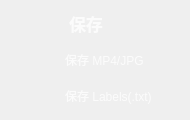
                  <widget class="QFrame" name="Save_QF">
                   <property name="minimumSize">
                    <size>
                     <width>190</width>
                     <height>120</height>
                    </size>
                   </property>
                   <property name="maximumSize">
                    <size>
                     <width>190</width>
                     <height>120</height>
                    </size>
                   </property>
                   <property name="styleSheet">
                    <string notr="true">QFrame#Save_QF{
border:2px solid rgba(255, 255, 255, 70);
border-radius:15px;
}</string>
                   </property>
                   <layout class="QVBoxLayout" name="verticalLayout_20">
                    <property name="leftMargin">
                     <number>9</number>
                    </property>
                    <property name="topMargin">
                     <number>9</number>
                    </property>
                    <property name="rightMargin">
                     <number>9</number>
                    </property>
                    <property name="bottomMargin">
                     <number>9</number>
                    </property>
                    <item>
                     <widget class="QPushButton" name="ToggleBotton_5">
                      <property name="sizePolicy">
                       <sizepolicy hsizetype="Expanding" vsizetype="Fixed">
                        <horstretch>0</horstretch>
                        <verstretch>0</verstretch>
                       </sizepolicy>
                      </property>
                      <property name="minimumSize">
                       <size>
                        <width>0</width>
                        <height>30</height>
                       </size>
                      </property>
                      <property name="maximumSize">
                       <size>
                        <width>16777215</width>
                        <height>30</height>
                       </size>
                      </property>
                      <property name="font">
                       <font>
                        <family>Nirmala UI</family>
                        <pointsize>13</pointsize>
                        <italic>false</italic>
                        <bold>true</bold>
                       </font>
                      </property>
                      <property name="cursor">
                       <cursorShape>ArrowCursor</cursorShape>
                      </property>
                      <property name="mouseTracking">
                       <bool>true</bool>
                      </property>
                      <property name="focusPolicy">
                       <enum>Qt::FocusPolicy::StrongFocus</enum>
                      </property>
                      <property name="contextMenuPolicy">
                       <enum>Qt::ContextMenuPolicy::DefaultContextMenu</enum>
                      </property>
                      <property name="layoutDirection">
                       <enum>Qt::LayoutDirection::LeftToRight</enum>
                      </property>
                      <property name="autoFillBackground">
                       <bool>false</bool>
                      </property>
                      <property name="styleSheet">
                       <string notr="true">QPushButton{
background-image: url(:/all/img/save.png);
background-repeat: no-repeat;
background-position: left center;
border: none;
border-left: 20px solid transparent;

text-align: left;
padding-left: 40px;
padding-bottom: 2px;
color: rgba(255, 255, 255, 199);
font: 700 13pt &quot;Nirmala UI&quot;;
}</string>
                      </property>
                      <property name="text">
                       <string>保存</string>
                      </property>
                      <property name="icon">
                       <iconset theme="zoom-out"/>
                      </property>
                      <property name="autoDefault">
                       <bool>false</bool>
                      </property>
                      <property name="default">
                       <bool>false</bool>
                      </property>
                      <property name="flat">
                       <bool>false</bool>
                      </property>
                     </widget>
                    </item>
                    <item>
                     <widget class="QCheckBox" name="save_res_button">
                      <property name="cursor">
                       <cursorShape>PointingHandCursor</cursorShape>
                      </property>
                      <property name="styleSheet">
                       <string notr="true">QCheckBox {
color: rgba(255, 255, 255, 199);
font: 590 10pt &quot;Nirmala UI&quot;;
        }

        QCheckBox::indicator {
            padding-top: 1px;
padding-left: 10px;
            width: 40px;
            height: 30px;
            border: none;
        }

        QCheckBox::indicator:unchecked {
            image: url(:/all/img/check_no.png);
        }

        QCheckBox::indicator:checked {
            image: url(:/all/img/check_yes.png);
        }</string>
                      </property>
                      <property name="text">
                       <string>保存 MP4/JPG</string>
                      </property>
                     </widget>
                    </item>
                    <item>
                     <widget class="QCheckBox" name="save_txt_button">
                      <property name="cursor">
                       <cursorShape>PointingHandCursor</cursorShape>
                      </property>
                      <property name="styleSheet">
                       <string notr="true">QCheckBox {
color: rgba(255, 255, 255, 199);
font: 590 10pt &quot;Nirmala UI&quot;;
        }

        QCheckBox::indicator {
            padding-top: 1px;
padding-left: 10px;
            width: 40px;
            height: 30px;
            border: none;
        }

        QCheckBox::indicator:unchecked {
            image: url(:/all/img/check_no.png);
        }

        QCheckBox::indicator:checked {
            image: url(:/all/img/check_yes.png);
        }</string>
                      </property>
                      <property name="text">
                       <string>保存 Labels(.txt)</string>
                      </property>
                     </widget>
                    </item>
                   </layout>
                  </widget>
